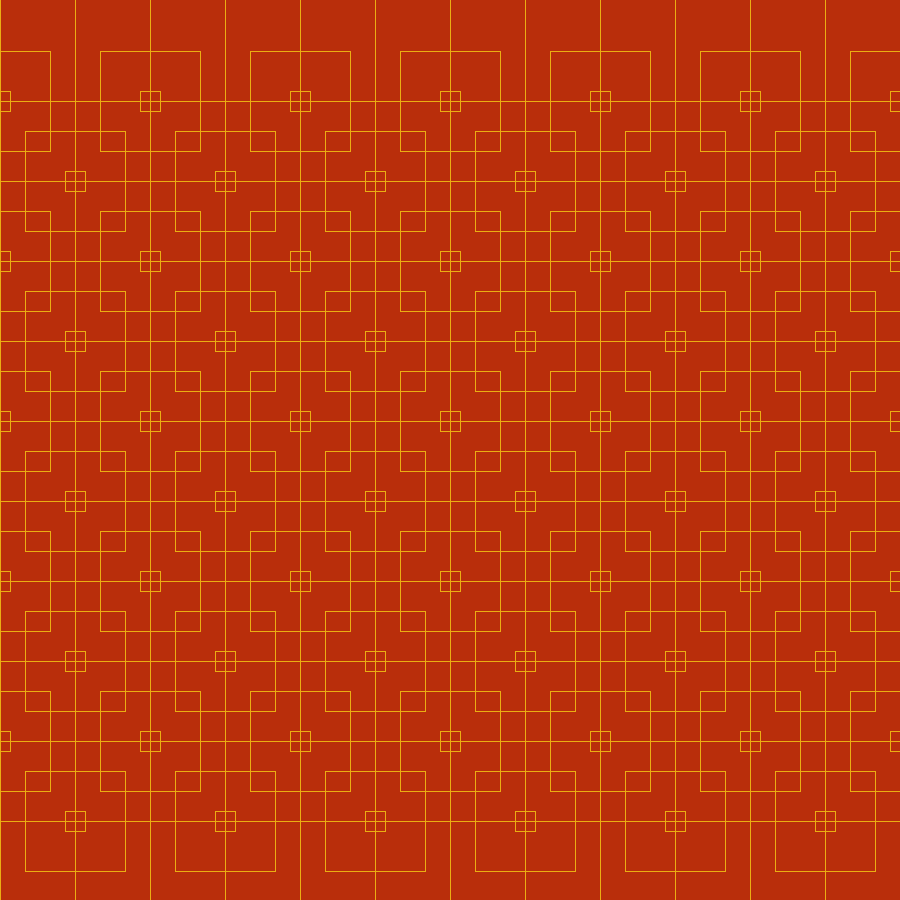
Frame 1 (no input)
Frame 60 (the mouse pressed at the canvas centre just before this capture): identical to frame 1, image omitted
Frame 120 (the mouse held since frame 60 and released just before this capture): identical to frame 1, image omitted

The Processing sketch that drew this single still picture (run headless with seeded random() and noise(); from frame 60 on, the mouse is pressed at the canvas centre):

// Processing sketch: RedSquarePattern
// ── RedSquarePattern.pde
int offset = 0;
boolean swap = false;
float shade = 0;
color red = #B92E0B;
color yellow = #EAAE13;

void setup() {
  size(900, 900);
  background(red);
}

void draw() {
  noFill();
  stroke(yellow);
  for (float y = 101; y <= height; y += 80) {
    for (float x = 0; x <= width; x += 150) {
      line(x,0,x, 900);
      line(x+75,0,x+75, 900);
      rectMode(CENTER);

      redSquare(x, y);
    }
    if (offset == 0) offset = 75;
    else offset = 0;
    line(0, y, 900, y);
  }
}




void redSquare(float x, float y) {
  pushMatrix();
  translate(x, y);
  square(offset, 0, 100);
  square(offset, 0, 20);
  popMatrix();
}
